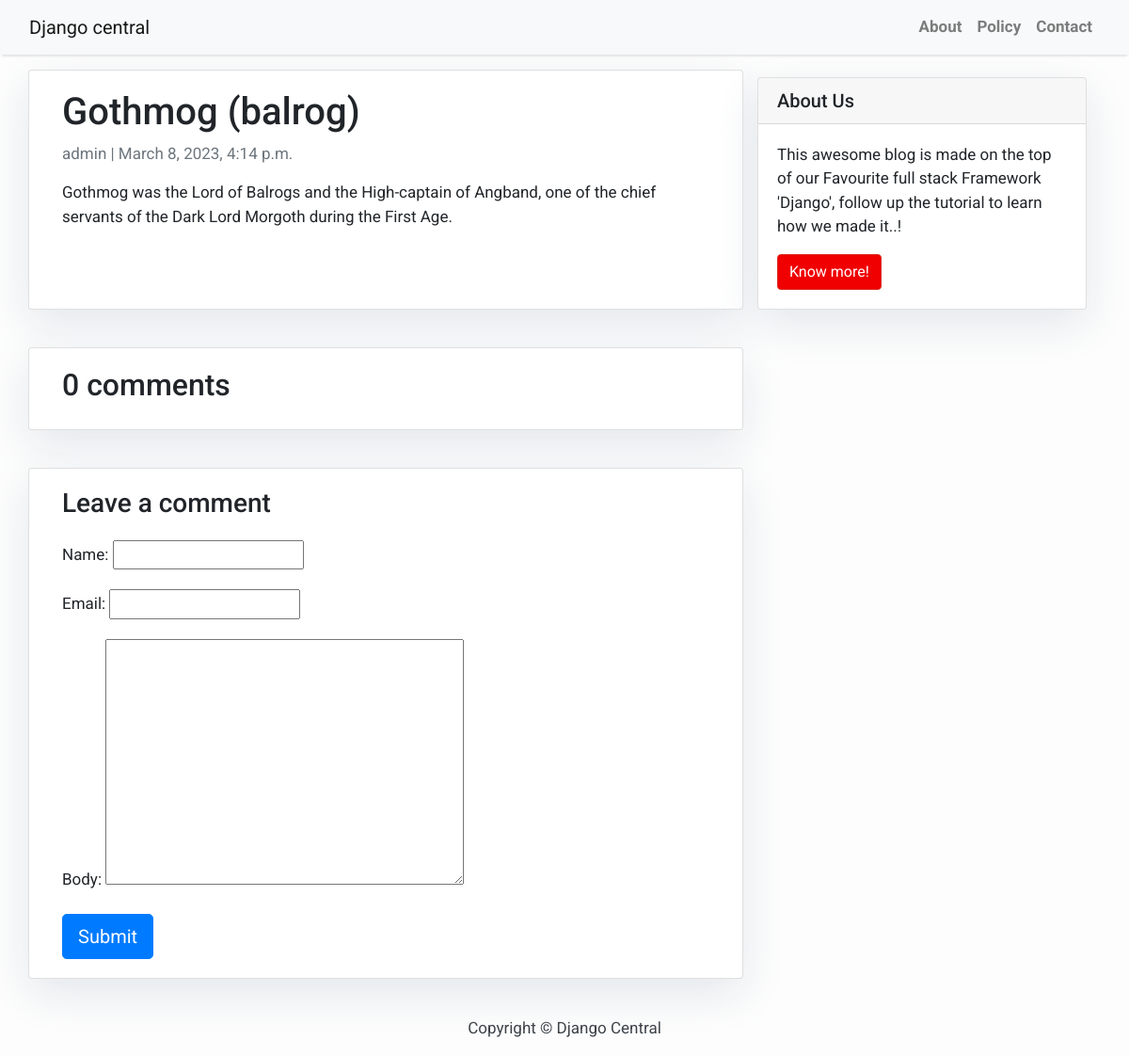
The app's page /blog/gothmog-balrog/ with its own data.
### blog/models.py (models this page shows, shortened)
class Post(models.Model):
    title = models.CharField(max_length=200, unique=True)
    slug = models.SlugField(max_length=200, unique=True)
    author = models.ForeignKey(User, on_delete=models.CASCADE, related_name= "blog_post")
    updated_on = models.DateTimeField(auto_now= True)
    content = models.TextField()
    created_on = models.DateTimeField(auto_now_add=True)
    status = models.IntegerField(choices=STATUS, default=0)
    class Meta:
        ordering = ['-created_on']

### blog/views.py (the view)
# urls.py: path('<slug:slug>/', views.post_detail, name='post_detail'),
def post_detail(request, slug):
    template_name = 'post_detail.html'
    post = get_object_or_404(Post, slug=slug)
    comments = post.comments.filter(active=True)
    new_comment = None
    if request.method == 'POST':
        comment_form = CommentForm(data=request.POST)
        if comment_form.is_valid():
            new_comment = comment_form.save(commit=False)
            new_comment.post = post
            new_comment.save()
    else:
        comment_form = CommentForm()
    return render(request, template_name, {'post': post,
                                           'comments': comments,
                                           'new_comment': new_comment,
                                           'comment_form': comment_form})

### blog/forms.py
class CommentForm(forms.ModelForm):
    class Meta:
        model = Comment
        fields = ('name', 'email', 'body')

### blog/templates/post_detail.html (shortened to what this page needs)
{% extends 'base.html' %} {% block content %}
<div class="container">
  <div class="row">
    <div class="col-md-8 card mb-4 mt-3 left top">
      <div class="card-body">
        <h1>{% block title %} {{ post.title }} {% endblock title %}</h1>
        <p class="text-muted">{{ post.author }} | {{ post.created_on }}</p>
        <p class="card-text">{{ post.content | safe }}</p>
      </div>
    </div>
    {% block sidebar %} {% include 'sidebar.html' %} {% endblock sidebar %}
    <div class="col-md-8 card mb-4 mt-3">
      <div class="card-body">
        <h2>{{ comments.count }} comments</h2>
      </div>
    </div>
    <div class="col-md-8 card mb-4 mt-3">
      <div class="card-body">
        {% if new_comment %}
        <div class="alert alert-success" role="alert">
          Your comment is awaiting moderation
        </div>
        {% else %}
        <h3>Leave a comment</h3>
        <form method="post" style="margin-top: 1.3em">
          {{ comment_form.as_p }} {% csrf_token %}
          <button type="submit" class="btn btn-primary btn-lg">Submit</button>
        </form>
        {% endif %}
      </div>
    </div>
  </div>
</div>
{% endblock content %}

### blog/templates/base.html (style rules this page uses)
body { font-family: "Roboto", sans-serif; font-size: 17px; background-color: #fdfdfd; }

### blog/templates/sidebar.html (style rules this page uses)
.card { box-shadow: 0 16px 48px #E3E7EB; }

### records on screen
Post: title "Gothmog (balrog)", author "admin", created_on "March 8, 2023, 4:14 p.m.", content "Gothmog was the Lord of Balrogs and the High-captain of Angband, one of the chief servants of the Dark Lord Morgoth during the First Age."

### other values on screen
{{ comments.count }} "0"
